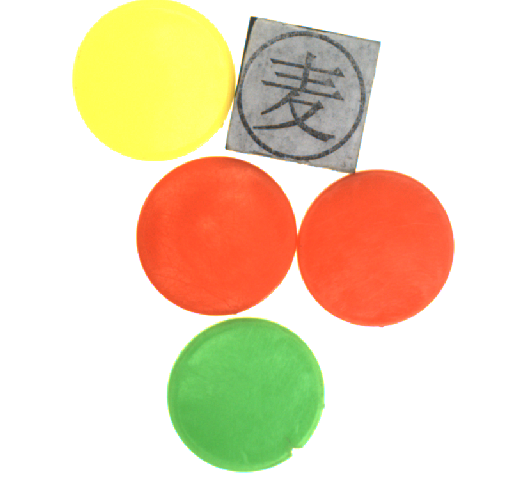
#> input picture picture/ddd.JPG, 527 x 500 px, found by its file name
$ python size.py
#> lines starting #> are read from the running program, lines starting #| are printed output that depends on the picture
# [23 lines of commented-out code are left out]
import cv2
import numpy as np

hzw = cv2.imread('ddd.JPG')
#> hzw is the input picture: shape (500, 527, 3); mean B, G, R 193.3, 219.2, 236.7

new = cv2.flip(hzw,1)
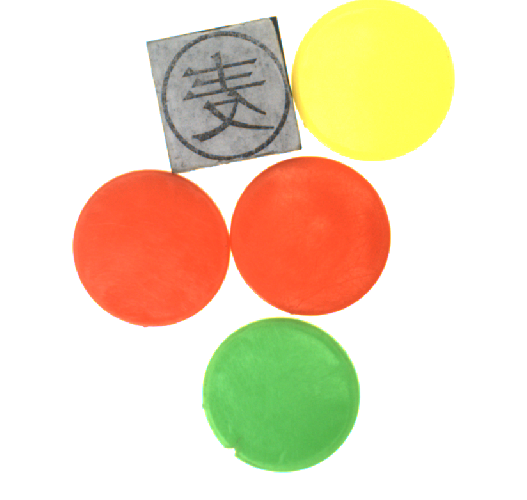
#> new: shape (500, 527, 3); mean B, G, R 193.3, 219.2, 236.7

cv2.imshow('hzw',hzw)
cv2.imshow('new',new)

cv2.waitKey(0)
cv2.destroyAllWindows()


# [16 lines of commented-out code are left out]
